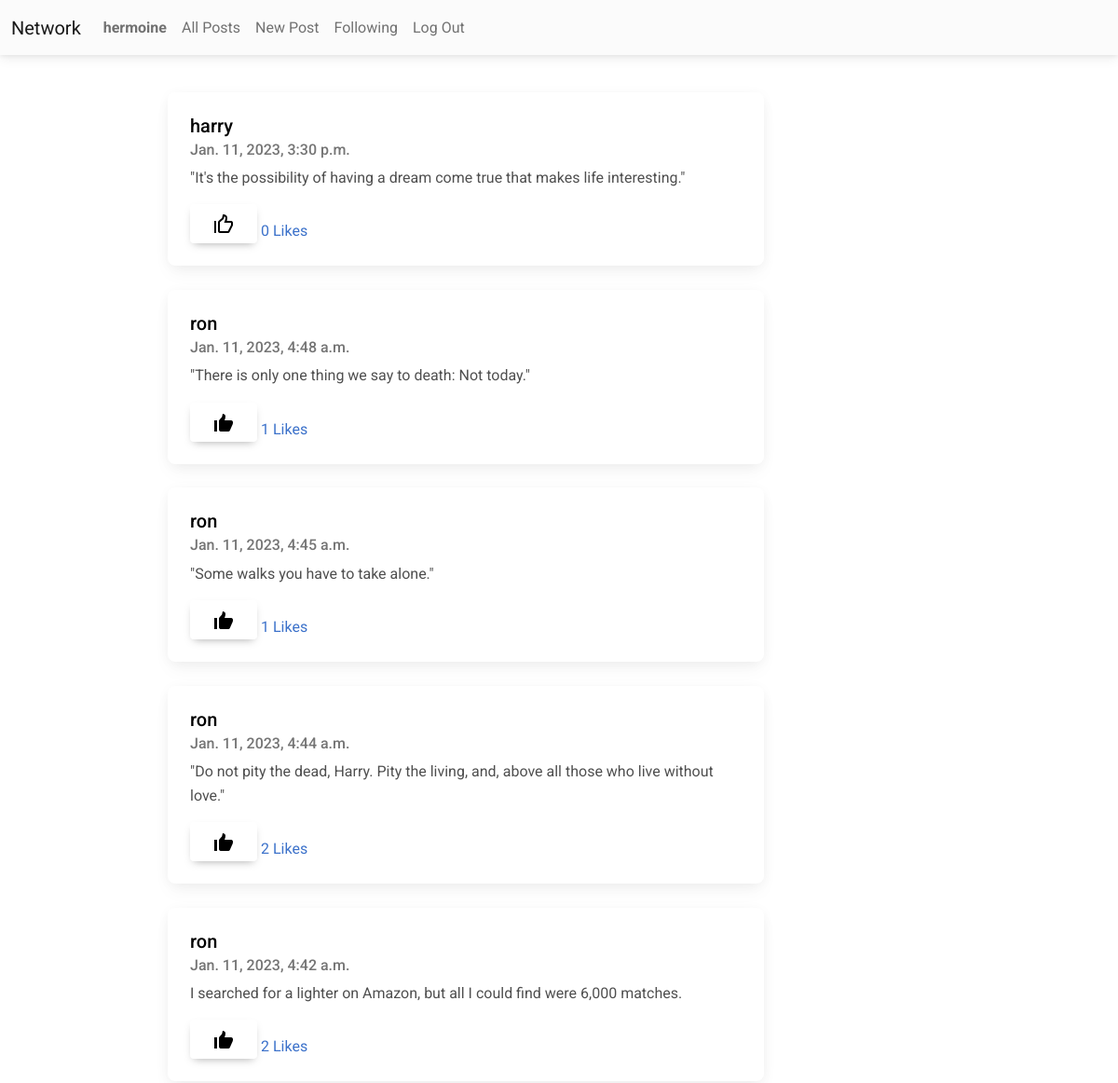
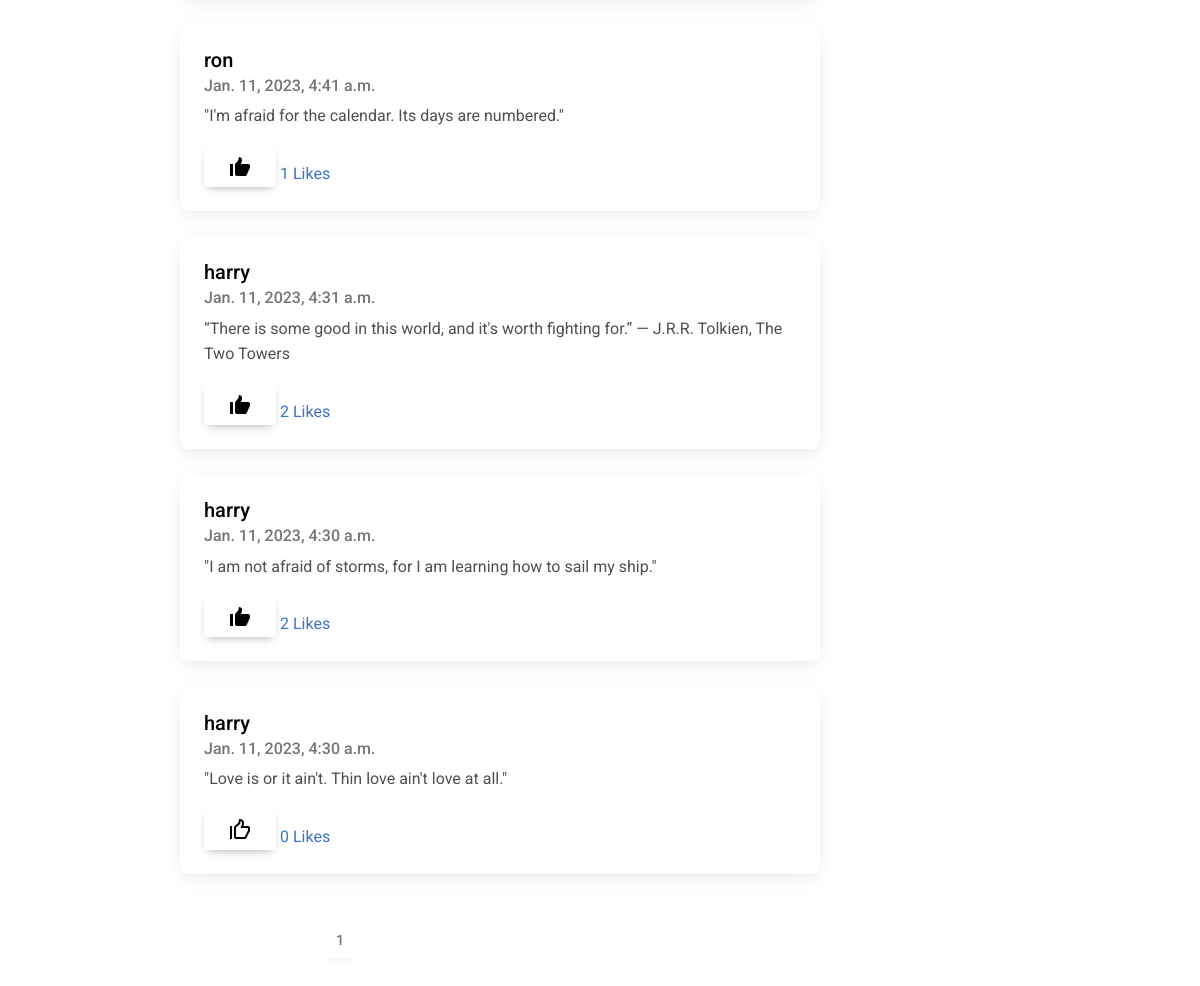
Page /followingfeed/ (signed in) on the committed database (2 pictures, top to bottom).
### network/models.py (models this page shows, shortened)
class User(AbstractUser):
    followers = models.ManyToManyField("User", blank=True, related_name="user_following")
    following = models.ManyToManyField("User", blank=True, related_name="user_followers")

class Post(models.Model):
    id = models.AutoField(primary_key=True)
    user = models.ForeignKey(User, on_delete=models.CASCADE, related_name="posts")
    content = models.TextField(blank=True)
    likes = models.ManyToManyField(User, blank=True, related_name="liked_posts")
    timestamp = models.DateTimeField(auto_now_add=True)

### followingfeed/views.py (the view)
# urls.py: path("", views.following_feed, name="followingfeed"),
@login_required(login_url=LOGIN_REDIRECT_URL)
def following_feed(request):
    user = request.user
    following= user.following.all()
    posts= Post.objects.filter(user__in= following).order_by('-timestamp')
    paginator = Paginator(posts, 10)
    page_number = request.GET.get('page')
    page_obj = paginator.get_page(page_number)
    total_pages = range(1, paginator.num_pages+1)
    return render(request, 'followingfeed/followingfeed.html', {'page_obj': page_obj, 'total_pages': total_pages})

### followingfeed/templates/followingfeed/followingfeed.html (shortened to what this page needs)
{% extends "network/layout.html" %}
{% load static %}
{% block body %}
    <div class="spacing">
        {% for post in page_obj %}
        <div class="card">
            <div class="card-body">
                <a class="post_user" href="{% url 'profile' post.user %}"><h5 class="card-title">{{post.user}}</h5></a>
                <h6 class="card-subtitle mb-2 text-muted">{{ post.timestamp }}</h6>
                <p class="card-text">{{ post.content }}</p>
                {% if user in post.likes.all %}
                    <input id="like-{{post.pk}}" type="image" data-postid={{post.pk}} data-status="liked" src="{% static 'network/img/liked.png' %}" class="like btn">
                {% else %}
                    <input id="like-{{post.pk}}" type="image" data-postid={{post.pk}} data-status="unliked" src="{% static 'network/img/unliked.png' %}" class="like btn">
                {% endif %}
                <a href="#" id="nooflikes-{{post.pk}}" class="card-link">
                    {{ post.likes.all.count }} Likes &nbsp
                </a>
            </div>
        </div>
        <br>
        {% endfor %}
        <nav id="pagination">
            <ul class="pagination">
                {% for page in total_pages %}
                    {% if page_obj.number == page %}
                        <li class="page-item active disabled"><a class="page-link" href="#">{{ page }}</a></li>
                    {% else %}
                        <li class="page-item"><a class="page-link" href="?page={{page}}">{{ page }}</a></li>
                    {% endif %}
                {% endfor %}
            </ul>
        </nav>
    </div>
{% endblock %}

### network/templates/network/navbar.html (shortened to what this page needs)
<nav class="navbar navbar-expand-lg navbar-light bg-light">
    <div class="container-fluid">
        <a class="navbar-brand" href="{% url 'index' %}">Network</a>
        <div class="collapse navbar-collapse" id="navbarNav">
        <ul class="navbar-nav">
            {% if user.is_authenticated %}
                <li class="nav-item">
                    <a class="nav-link" href="{% url 'profile' user.username %}"><strong>{{ user.username }}</strong></a>
                </li>
            {% endif %}
            <li class="nav-item">
            <a class="nav-link" href="{% url 'index' %}">All Posts</a>
            </li>
            {% if user.is_authenticated %}
                <li class="nav-item">
                    <a class="nav-link" href="{% url 'newpost' %}">New Post</a>
                </li>
                <li class="nav-item">
                    <a class="nav-link" href="{% url 'followingfeed' %}">Following</a>
                </li>
                <li class="nav-item">
                    <a class="nav-link" href="{% url 'logout' %}">Log Out</a>
                </li>
            {% endif %}
        </ul>
        </div>
    </div>
  </nav>

### network/static/network/styles.css (style rules this page uses)
.spacing { margin: 5vh 15vw; }
.card { width: 40rem; }
.post_user { text-decoration: none; color: #000; }
#pagination { text-align: center; align-items: center; margin: 3vh 12vw; }

### rows in the picture
User: username "hermoine"
Post: user "harry", timestamp "Jan. 11, 2023, 3:30 p.m.", content "\"It's the possibility of having a dream come true that makes life interesting.\"", likes.all.count "0"
Post: user "ron", timestamp "Jan. 11, 2023, 4:48 a.m.", content "\"There is only one thing we say to death: Not today.\"", likes.all.count "1"
Post: user "ron", timestamp "Jan. 11, 2023, 4:45 a.m.", content "\"Some walks you have to take alone.\"", likes.all.count "1"
Post: user "ron", timestamp "Jan. 11, 2023, 4:44 a.m.", content "\"Do not pity the dead, Harry. Pity the living, and, above all those who live without love.\"", likes.all.count "2"
Post: user "ron", timestamp "Jan. 11, 2023, 4:42 a.m.", content "I searched for a lighter on Amazon, but all I could find were 6,000 matches.", likes.all.count "2"
Post: user "ron", timestamp "Jan. 11, 2023, 4:41 a.m.", content "\"I'm afraid for the calendar. Its days are numbered.\"", likes.all.count "1"
Post: user "harry", timestamp "Jan. 11, 2023, 4:31 a.m.", content "“There is some good in this world, and it's worth fighting for.” — J.R.R. Tolkien, The Two Towers", likes.all.count "2"
Post: user "harry", timestamp "Jan. 11, 2023, 4:30 a.m.", content "\"I am not afraid of storms, for I am learning how to sail my ship.\"", likes.all.count "2"
Post: user "harry", timestamp "Jan. 11, 2023, 4:30 a.m.", content "\"Love is or it ain't. Thin love ain't love at all.\"", likes.all.count "0"

### other values in the picture
{{ page }} "1"
